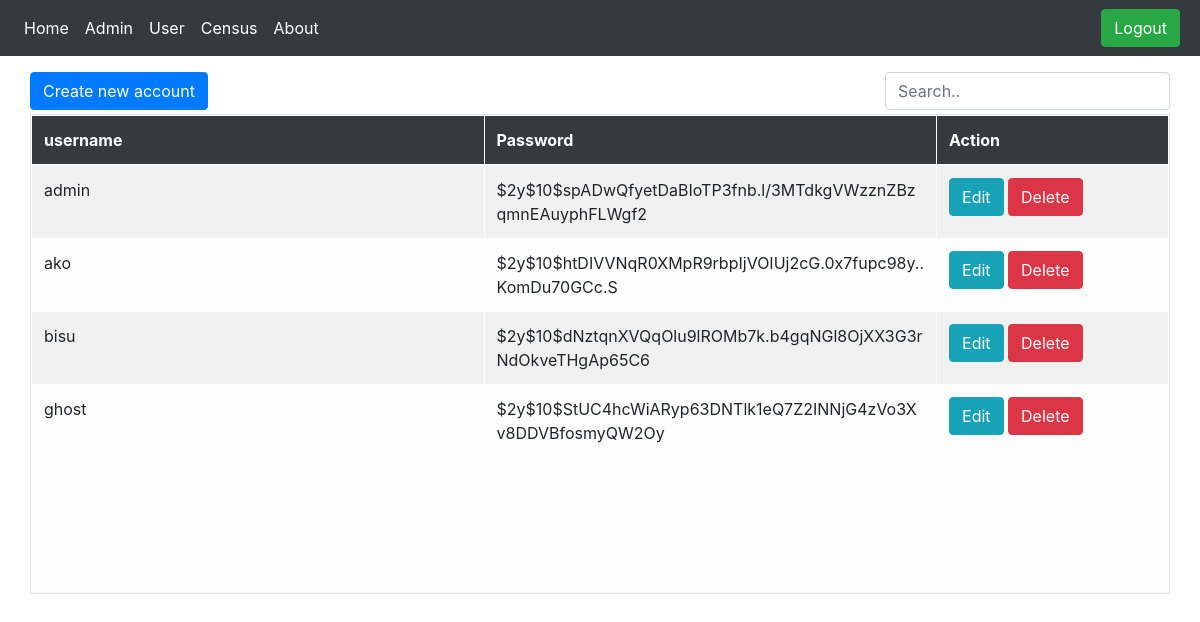
Page /admin/admin_setting.php (signed in) on the earlier database version.
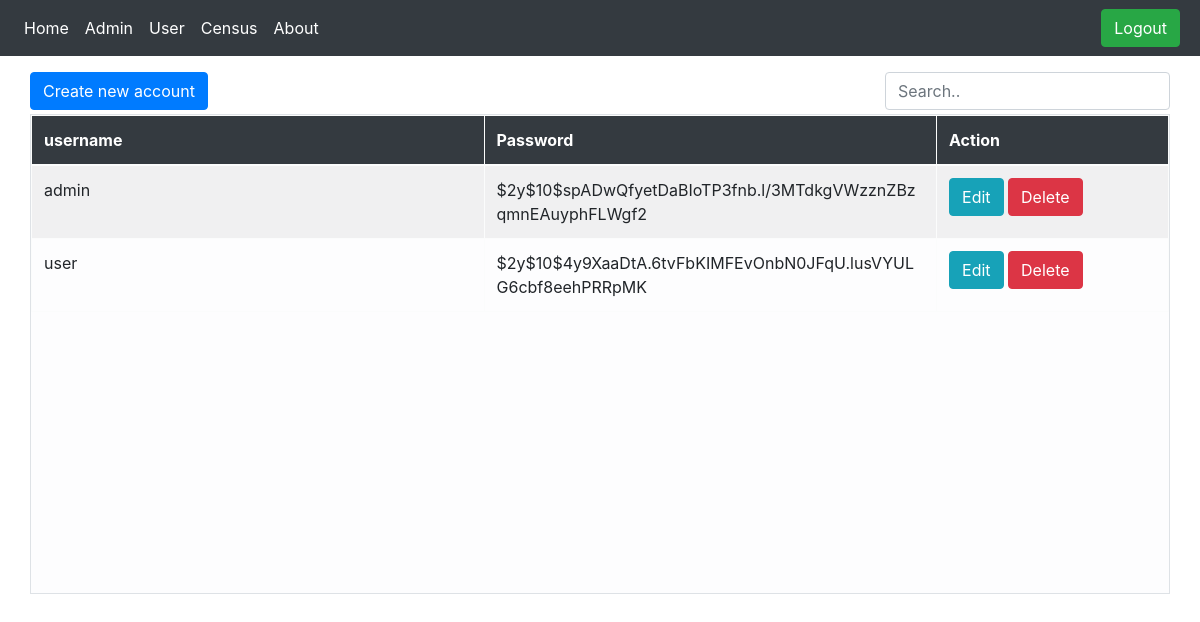
Same page on the later database version.
### tables this page shows
CREATE TABLE `users` (
  `id` int(11) NOT NULL,
  `username` varchar(255) NOT NULL,
  `password` varchar(255) NOT NULL,
  `usertype` varchar(255) NOT NULL
);

### admin/admin_setting.php (the view, shortened to what this page needs)
<?php
require_once '../includes/admin/HF/header.php';
?>
<div class="container">
    <?php
    $mysqli = new mysqli('localhost', 'root', '', 'brgydb') or die(mysqli_error($mysqli));
    $result = $mysqli->query("SELECT * FROM users") or die($mysqli->error);
    ?>
    <div class="row justify-content-center">
        <div class="d-flex justify-content-between w-100">
            <button type="submit" class="btn btn-primary createbtn mt-3 mb-1" name="create">Create new account</button>
            <input class="form-control w-25 mt-3 mb-1" id="admin-search" type="text" placeholder="Search..">
        </div>
        <table class="table table-responsive table-light table-striped table-bordered" style="overflow:scroll; height:60vh; word-break: break-all;   overflow-x: hidden;">
            <thread>
                <tr class="bg-dark text-white">
                    <th style="width:10%">username</th>
                    <th style="width:10%">Password</th>
                    <th colspan="2" style="width:5%">Action</th>
                </tr>
            </thread>
            <tbody id="adminTable">
                <?php
                while ($row = $result->fetch_assoc()) :
                ?>
                    <?php
                    $type = $row['usertype'];
                    if ($type == 'admin') :
                    ?>
                        <tr>
                            <td><?php echo $row['username']; ?></td>
                            <td><?php echo $row['password']; ?></td>
                            <td>
                                <button type="button" class="btn btn-info editbtn">Edit</button>
                                <a href="admin_setting.php?delete=<?php echo $row['id']; ?>" class="btn btn-danger">Delete</a>
                            </td>
                        </tr>
                    <?php endif ?>
                <?php endwhile; ?>
            </tbody>
        </table>
    </div>
</div>
</body>
</html>

### includes/admin/HF/header.php (shortened to what this page needs)
<!DOCTYPE html>
<html lang="en">
<head>
    <link rel="stylesheet" href="https://maxcdn.bootstrapcdn.com/bootstrap/4.5.2/css/bootstrap.min.css">
    <link rel="stylesheet" href="http://code.jquery.com/ui/1.11.4/themes/smoothness/jquery-ui.css">
    <link rel="stylesheet" href="../includes/stylesheet/style.css">
</head>
<body>
    <nav class="navbar navbar-expand-sm bg-dark navbar-dark ">
        <ul class="navbar-nav">
            <li class="nav-item active"><a class="nav-link" href="admin.php">Home</a></li>
            <li class="nav-item active"><a class="nav-link" href="admin_setting.php">Admin</a></li>
            <li class="nav-item active"><a class="nav-link" href="user.php">User</a></li>
            <li class="nav-item active"><a class="nav-link" href="census.php">Census</a></li>
            <li class="nav-item active"><a class="nav-link" href="About.php">About</a></li>
        </ul>
        <a class="btn btn-success ml-auto mr-1" href="../logout.php">Logout</a>
    </nav>

Differences in the rows shown:
removed users: username "ako", password "$2y$10$htDIVVNqR0XMpR9rbpIjVOIUj2cG.0x7fupc98y..KomDu70GCc.S"
removed users: username "bisu", password "$2y$10$dNztqnXVQqOlu9lROMb7k.b4gqNGl8OjXX3G3rNdOkveTHgAp65C6"
removed users: username "ghost", password "$2y$10$StUC4hcWiARyp63DNTlk1eQ7Z2INNjG4zVo3Xv8DDVBfosmyQW2Oy"
added users: username "user", password "$2y$10$4y9XaaDtA.6tvFbKIMFEvOnbN0JFqU.lusVYULG6cbf8eehPRRpMK"
